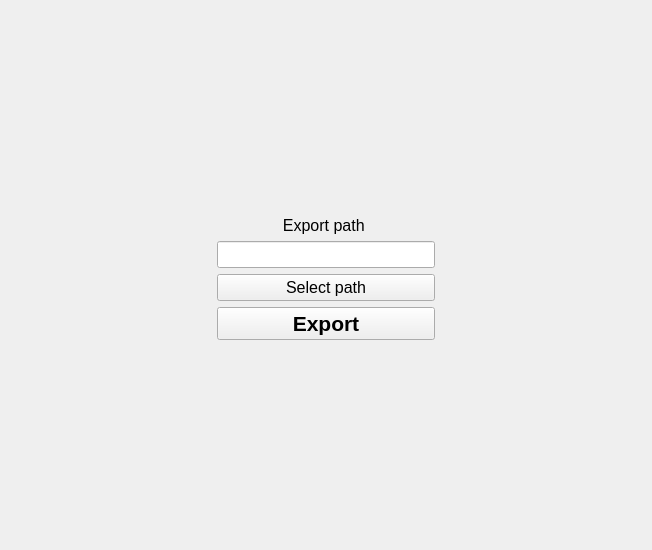
<?xml version="1.0" encoding="UTF-8"?>
<ui version="4.0">
 <class>Form</class>
 <widget class="QWidget" name="Form">
  <property name="geometry">
   <rect>
    <x>0</x>
    <y>0</y>
    <width>652</width>
    <height>550</height>
   </rect>
  </property>
  <property name="windowTitle">
   <string>Form</string>
  </property>
  <layout class="QGridLayout" name="gridLayout">
   <property name="leftMargin">
    <number>0</number>
   </property>
   <property name="topMargin">
    <number>6</number>
   </property>
   <property name="rightMargin">
    <number>0</number>
   </property>
   <property name="bottomMargin">
    <number>0</number>
   </property>
   <item row="7" column="2">
    <widget class="QPushButton" name="pushButton">
     <property name="font">
      <font>
       <pointsize>16</pointsize>
       <weight>75</weight>
       <bold>true</bold>
      </font>
     </property>
     <property name="text">
      <string>Export</string>
     </property>
     <property name="checkable">
      <bool>false</bool>
     </property>
    </widget>
   </item>
   <item row="8" column="2">
    <spacer name="verticalSpacer_2">
     <property name="orientation">
      <enum>Qt::Vertical</enum>
     </property>
     <property name="sizeHint" stdset="0">
      <size>
       <width>20</width>
       <height>40</height>
      </size>
     </property>
    </spacer>
   </item>
   <item row="2" column="2">
    <widget class="QLabel" name="label_2">
     <property name="font">
      <font>
       <pointsize>12</pointsize>
      </font>
     </property>
     <property name="text">
      <string>Export path </string>
     </property>
     <property name="alignment">
      <set>Qt::AlignCenter</set>
     </property>
    </widget>
   </item>
   <item row="0" column="2">
    <spacer name="verticalSpacer">
     <property name="orientation">
      <enum>Qt::Vertical</enum>
     </property>
     <property name="sizeHint" stdset="0">
      <size>
       <width>20</width>
       <height>40</height>
      </size>
     </property>
    </spacer>
   </item>
   <item row="4" column="2">
    <widget class="QLineEdit" name="lineEdit">
     <property name="font">
      <font>
       <pointsize>12</pointsize>
      </font>
     </property>
     <property name="text">
      <string/>
     </property>
    </widget>
   </item>
   <item row="5" column="2">
    <widget class="QPushButton" name="pushButton_2">
     <property name="font">
      <font>
       <pointsize>12</pointsize>
      </font>
     </property>
     <property name="text">
      <string>Select path</string>
     </property>
    </widget>
   </item>
   <item row="4" column="0">
    <spacer name="horizontalSpacer">
     <property name="orientation">
      <enum>Qt::Horizontal</enum>
     </property>
     <property name="sizeHint" stdset="0">
      <size>
       <width>40</width>
       <height>20</height>
      </size>
     </property>
    </spacer>
   </item>
   <item row="4" column="4">
    <spacer name="horizontalSpacer_2">
     <property name="orientation">
      <enum>Qt::Horizontal</enum>
     </property>
     <property name="sizeHint" stdset="0">
      <size>
       <width>40</width>
       <height>20</height>
      </size>
     </property>
    </spacer>
   </item>
  </layout>
 </widget>
 <resources/>
 <connections/>
</ui>
